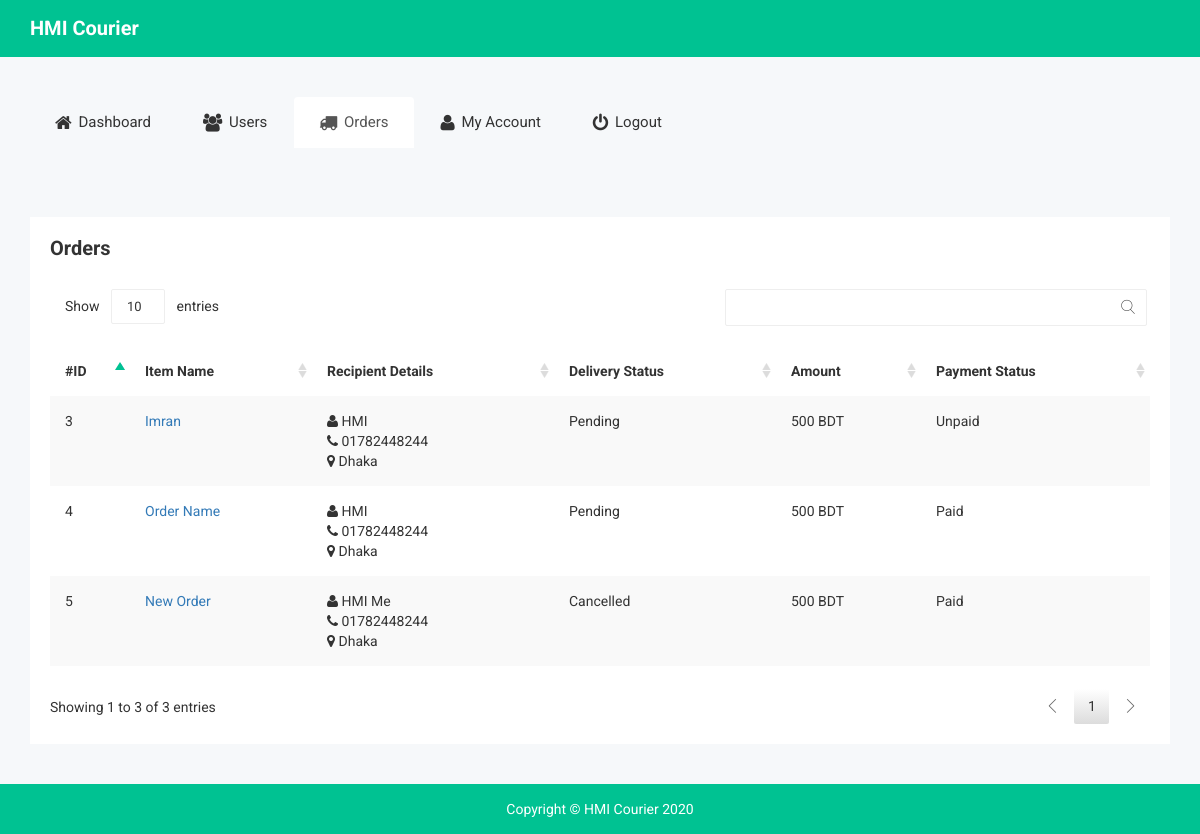
/orders.php (signed in), run on the app's committed database.
### tables this page shows
CREATE TABLE `orders` (
  `id` int(11) UNSIGNED NOT NULL,
  `item_name` varchar(50) NOT NULL DEFAULT '0',
  `store_id` int(11) UNSIGNED NOT NULL DEFAULT '0',
  `recipient` varchar(50) NOT NULL DEFAULT '',
  `recipient_number` varchar(50) DEFAULT NULL,
  `recipient_address` varchar(255) DEFAULT '',
  `amount` int(11) DEFAULT NULL,
  `fee` int(11) DEFAULT NULL,
  `payment_status` varchar(50) DEFAULT '',
  `status_id` int(11) UNSIGNED NOT NULL DEFAULT '0',
  `delivery_time` varchar(50) DEFAULT NULL,
  `created_at` varchar(50) DEFAULT '',
  `user_id` int(11) UNSIGNED NOT NULL DEFAULT '0'
);

CREATE TABLE `status` (
  `id` int(10) UNSIGNED NOT NULL,
  `name` varchar(50) NOT NULL DEFAULT '',
  `description` varchar(255) DEFAULT ''
);

### core.php (called while the page is built, shortened)
<?php
$siteName="HMI Courier";
?>

### lib/OrderAdmin.php (called while the page is built, shortened)
<?php
class OrderAdmin extends Database
{
	function __construct()
	{
		$this->table = 'orders';
	}
}

### lib/Database.php (called while the page is built, shortened)
<?php
class Database
{
	public function connect()
	{
		$this->db_host = 'localhost';
		$this->db_user = 'root';
		$this->db_pass = '';
		$this->db_name = 'courier';
		$this->connect = mysqli_connect($this->db_host, $this->db_user, $this->db_pass, $this->db_name);
		if ($this->connect->connect_error) {
			echo "Connection failed: " . $this->connect->connect_error;
		} else {
			return $this->connect;
		}
	}
	public function all($limit = null)
	{
		if ($limit !=null) {
			if (isset($this->userId)) {
				$this->query = "SELECT * FROM $this->table WHERE user_id='$this->userId' LIMIT 10";
			} else {
				$this->query = "SELECT * FROM $this->table LIMIT 10";
			}
		} else {
			if (isset($this->userId)) {
			$this->query = "SELECT * FROM $this->table WHERE user_id='$this->userId'";
		} else {
			$this->query = "SELECT * FROM $this->table";
		}
		}
		$this->result = mysqli_query($this->connect(), $this->query);
		return $this->result;
	}
	public function find($id)
	{
		if (isset($this->userId)) {
			$this->query = "SELECT * FROM $this->table WHERE id=$id AND user_id='$this->userId'";
		} else {
			$this->query = "SELECT * FROM $this->table WHERE id=$id";
		}
		$this->result = mysqli_query($this->connect(), $this->query);
		$this->result = mysqli_fetch_assoc($this->result);
		return $this->result;
	}
	}

### lib/Controllers/OrderAdminController.php (called while the page is built, shortened)
<?php
class OrderAdminController extends OrderAdmin
{
	public function index()
	{
		$orders = $this->all();
		return $orders;
	}
}

### lib/Status.php (called while the page is built, shortened)
<?php
class Status extends Database
{
	function __construct()
	{
		$this->table = 'status';
	}
}

### lib/Controllers/StatusController.php (called while the page is built, shortened)
<?php
class StatusController extends Status
{
	public function view($id)
	{
		$this->data = $this->find($id);
		return $this->data;
	}
}

### orders.php (the view, shortened to what this page needs)
<?php
include_once('core.php');
if ($_SESSION['userRole'] =='admin') {
    $orders = new OrderAdminController;
    $orders = $orders->index();
} else {
    $orders = new OrderController;
    $orders = $orders->index();
}
include 'header.php';
?><div class="normal-table-list mg-t-30">
    <div class="basic-tb-hd row">
        <h2 class="col-md-10 col-sm-12">Orders</h2>
        <div class="col-md-2 col-sm-12 text-right">
        </div>
    </div>
    <div class="table-responsive">
        <table id="data-table-basic" class="table table-striped">
            <thead>
                <tr>
                    <th style="width: 50px;">#ID</th>
                    <th>Item Name</th>
                    <th>Recipient Details</th>
                    <th>Delivery Status</th>
                    <th>Amount</th>
                    <th>Payment Status</th>
                </tr>
            </thead>
            <tbody>
                <?php foreach ($orders as $order) { ?>
                    <tr>
                        <td><?php echo $order['id'];?></td>
                        <td><a href="viewOrder.php?id=<?php echo $order['id'];?>"><?php echo $order['item_name'];?></a></td>
                        <td><?php echo '<i class="fa fa-user"></i> '.$order['recipient'].'<br/><i class="fa fa-phone"></i> '.$order['recipient_number'].'<br/><i class="fa fa-map-marker"></i> '.$order['recipient_address'];?></td>
                        <td><?php $status = new StatusController; $status = $status->view($order['status_id']); echo $status['name'];?></td>
                        <td><?php echo number_format($order['amount']); ?> BDT</td>
                        <td><?php echo $order['payment_status'];?></td>
                    </tr>
                <?php } ?>
            </tbody>
        </table>
    </div>
</div>
<?php include 'footer.php';?>

### header.php (shortened to what this page needs)
<!doctype html>
<html class="no-js" lang="">
<head>
      <link rel="stylesheet" href="css/bootstrap.min.css">
      <link rel="stylesheet" href="css/font-awesome.min.css">
      <link rel="stylesheet" href="css/owl.carousel.css">
      <link rel="stylesheet" href="css/owl.theme.css">
      <link rel="stylesheet" href="css/owl.transitions.css">
      <link rel="stylesheet" href="css/meanmenu/meanmenu.min.css">
      <link rel="stylesheet" href="css/animate.css">
      <link rel="stylesheet" href="css/normalize.css">
      <link rel="stylesheet" href="css/scrollbar/jquery.mCustomScrollbar.min.css">
      <link rel="stylesheet" href="css/notika-custom-icon.css">
      <link rel="stylesheet" href="css/wave/waves.min.css">
      <link rel="stylesheet" href="css/wave/button.css">
      <link rel="stylesheet" href="css/main.css">
      <link rel="stylesheet" href="style.css">
      <link rel="stylesheet" href="css/responsive.css">
    <link rel="stylesheet" href="css/jquery.dataTables.min.css">
    <link rel="stylesheet" href="css/dialog/sweetalert2.min.css">
    <link rel="stylesheet" href="css/dialog/dialog.css">
    <link rel="stylesheet" href="css/bootstrap-select/bootstrap-select.css">
    </head>
    <body>
      <?php
      include 'headerTop.php';
      include 'mainMenu.php';
      ?>
      <div class="container">

### headerTop.php (shortened to what this page needs)
<div class="header-top-area">
    <div class="container">
        <div class="row">
            <div class="col-lg-4 col-md-4 col-sm-12 col-xs-12">
                <div class="logo-area" style="font-size: 20px; color: white; font-weight: bold;">
                    <?php echo $siteName; ?>
                </div>
            </div>
        </div>
    </div>
</div>

### mainMenu.php (shortened to what this page needs)
<div class="main-menu-area mg-tb-40">
    <div class="container">
        <div class="row">
            <div class="col-lg-12 col-md-12 col-sm-12 col-xs-12">
                <ul class="nav nav-tabs notika-menu-wrap menu-it-icon-pro">
                    <?php if (isset($_SESSION['userEmail'])) { ?>
                        <li class="<?php if ($_SERVER['PHP_SELF'] =='/dashboard.php') { echo 'active'; } ?>"><a href="/dashboard.php"><i class="fa fa-home"></i> Dashboard</a>
                        </li>
                        <?php if ($_SESSION['userRole'] =='admin') { ?>
                            <li class="<?php if ($_SERVER['PHP_SELF'] =='/users.php') { echo 'active'; } ?>"><a href="users.php"><i class="fa fa-users"></i> Users</a>
                            <?php } ?>
                            <li class="<?php if ($_SERVER['PHP_SELF'] =='/orders.php') { echo 'active'; } ?>"><a href="orders.php"><i class="fa fa-truck"></i> Orders</a>
                            </li>
                                <li class="<?php if ($_SERVER['PHP_SELF'] =='/user.php') { echo 'active'; } ?>"><a href="user.php"><i class="fa fa-user"></i> My Account</a>
                                </li>
                                <li><a href="logout.php"><i class="fa fa-power-off"></i> Logout</a>
                                </li>
                    <?php } ?>
                </ul>
            </div>
        </div>
    </div>
</div>

### footer.php (shortened to what this page needs)
</div>
<div class="footer-copyright-area">
  <div class="container">
    <div class="row">
      <div class="col-lg-12 col-md-12 col-sm-12 col-xs-12">
        <div class="footer-copy-right">
          <p>Copyright © <?php echo $siteName.' '; echo date('Y');?>
          </div>
        </div>
      </div>
    </div>
  </div>
            </body>
            </html>

### css/main.css (style rules this page uses)
html { color: #222; font-size: 1em; line-height: 1.4; }

### data on the page
orders: id "3", item_name "Imran", recipient "HMI", recipient_number "01782448244", recipient_address "Dhaka", status.name "Pending", amount "500", payment_status "Unpaid"
orders: id "4", item_name "Order Name", recipient "HMI", recipient_number "01782448244", recipient_address "Dhaka", status.name "Pending", amount "500", payment_status "Paid"
orders: id "5", item_name "New Order", recipient "HMI Me", recipient_number "01782448244", recipient_address "Dhaka", status.name "Cancelled", amount "500", payment_status "Paid"

### other printed values
$siteName "HMI Courier"
